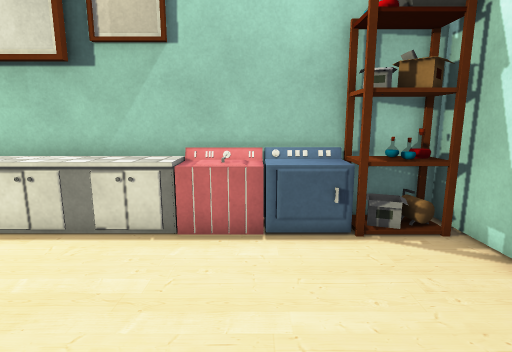
view 1 (above)

12 first-person views from a walk through a scene from a Unity 3-D project. The camera is 1.3 m above the floor, tilts 10° down and sees 80° across. The floor is counted in squares, 0.5 m on a side. Each view is taken from the middle of a square. On the plan, view 1 faces up. The plan holds only what a view shows up to about 20 squares ahead; the rest is blank. The place goes on beyond the plan. The player character is not drawn. Some surface patterns are stand-ins.

view 2
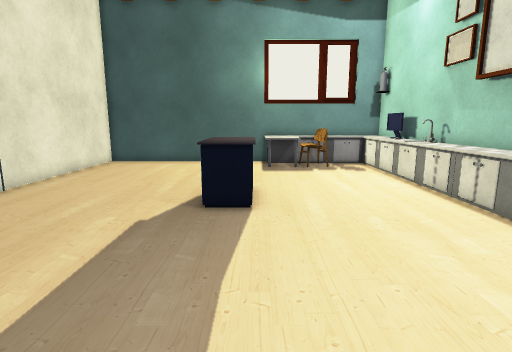

view 3
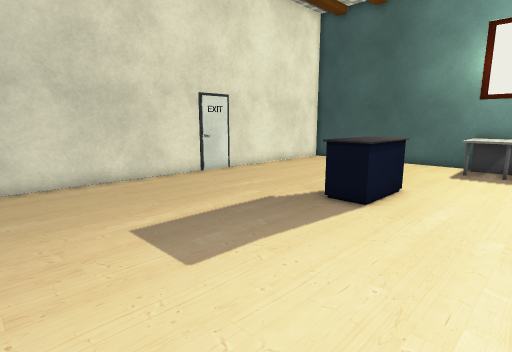

view 4
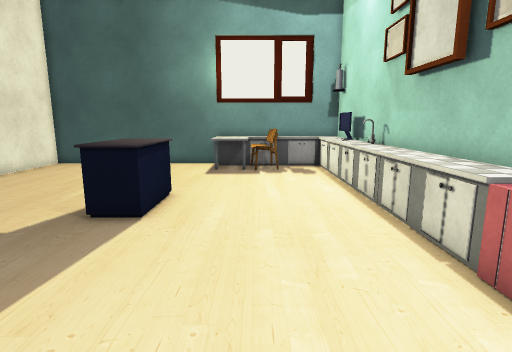

view 5
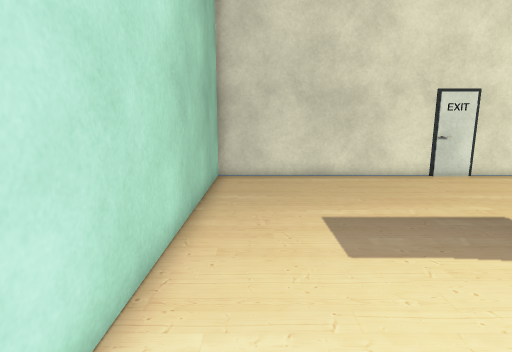

view 6
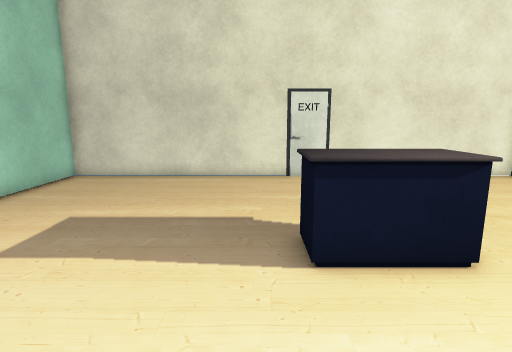

view 7
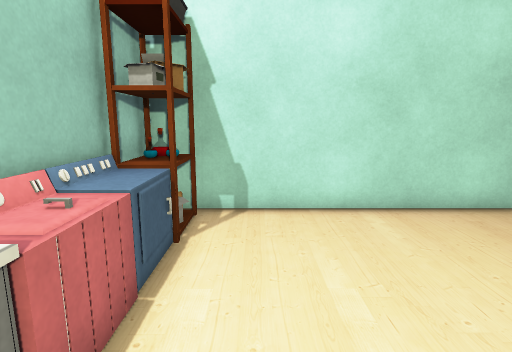

view 8
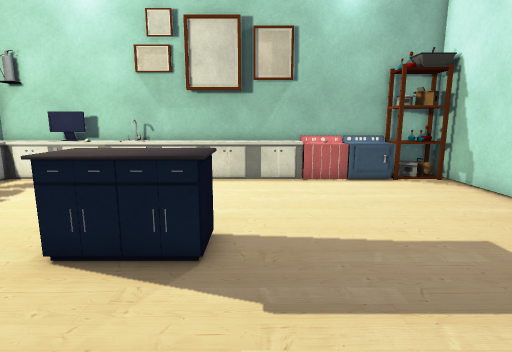

view 9
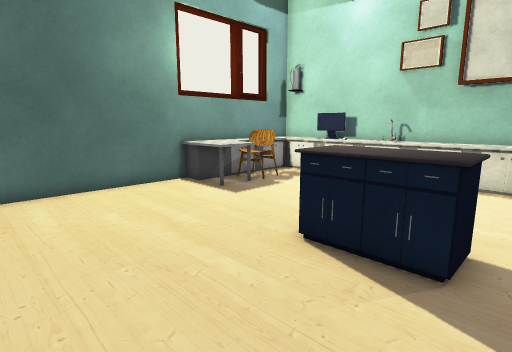

view 10
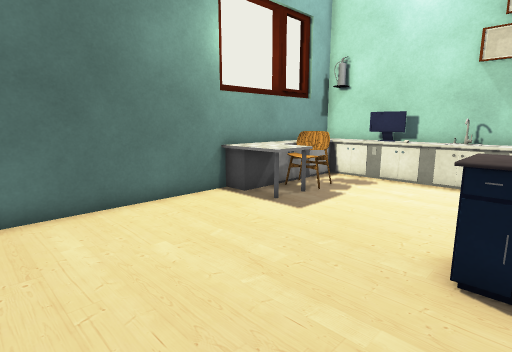

view 11
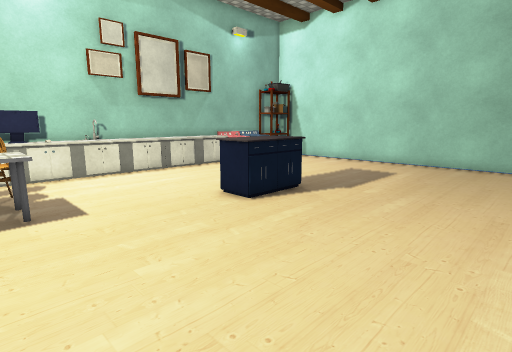

view 12
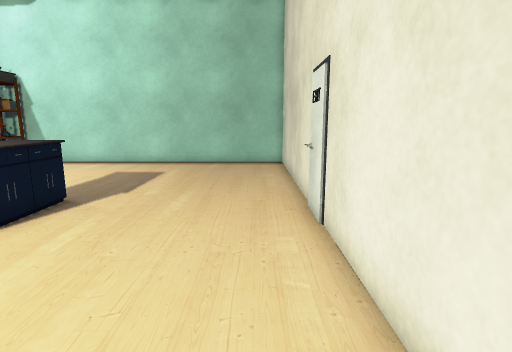

### Floor plan
Key: @ floor where view 1 was taken; # wall or solid block; . floor; = window, fence, low wall or low ledge; C cabinet; M machine; S shelf; P computer; H chair; O other object.
Columns run from 17 left of view 1 to 5 right of it. Each row starts with its distance up from view 1.
  8 #CCCPC#OOOO#CCC########
  7 #CCCCPCOOOOCCCCMMCCSSS#
  6 #CC...................#
  5 #CC...................#
  4 #CHH..................#
  3 #CHH..................#
  2 #CCC..................#
  1 #CCC..................#
  0 # .......OOOO....@....#
 -1 # .......OOOO.........#
 -2 # .......OOOO.........#
 -3 # ....................#
 -4 # ....................#
 -5 # ....................#
 -6 # ....................#
 -7 # ....................#
 -8 # ....................#
 -9 # .........=..........#
-10 #######################

Positions as (right, up) in squares from view 1, and headings:
1: (0, 0), facing up
2: (4, 0), facing left
3: (4, 4), facing down-left
4: (3, 3), facing left
5: (3, 5), facing down
6: (-4, 5), facing down
7: (-4, 5), facing right
8: (-4, -7), facing up
9: (-4, -7), facing up-left
10: (-7, -7), facing up-left
11: (-15, -9), facing up-right
12: (-15, -8), facing right
